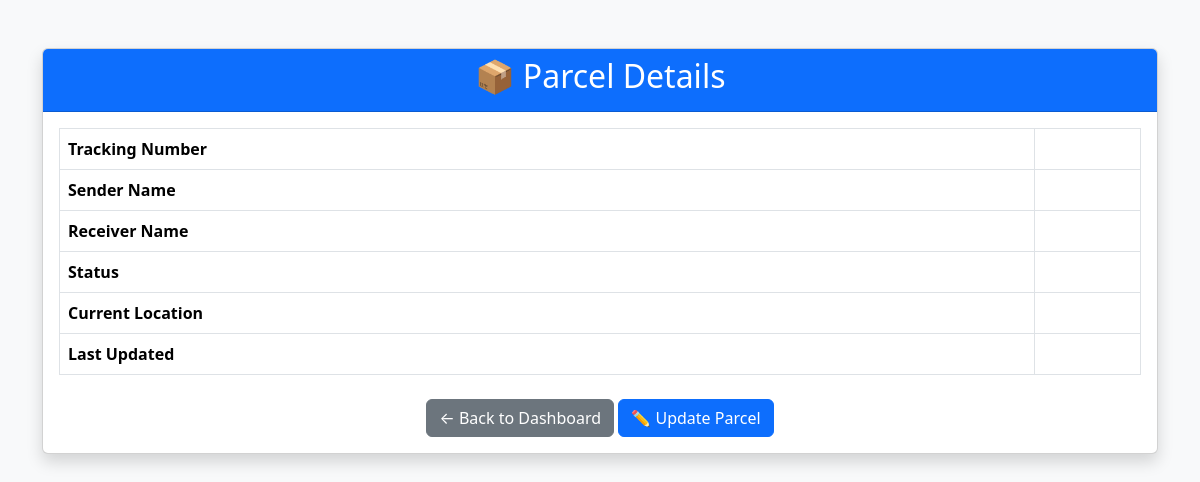
Page /admin/view/12 (signed in) on the earlier database version.
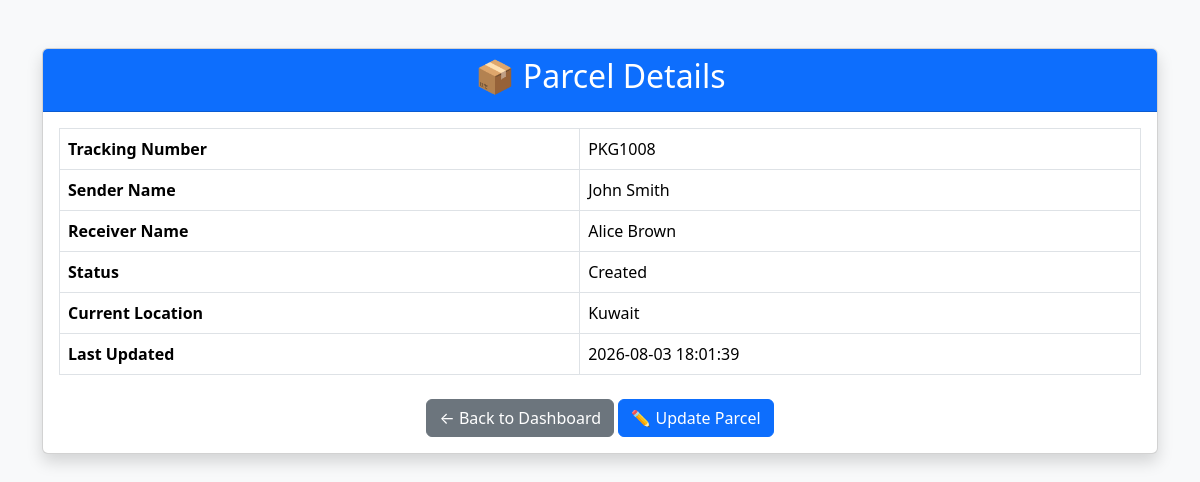
Same page on the later database version.
### tables this page shows
CREATE TABLE parcels (
        id INTEGER PRIMARY KEY AUTOINCREMENT,
        tracking_number TEXT UNIQUE NOT NULL,
        sender_name TEXT,
        receiver_name TEXT,
        status TEXT,
        location TEXT,
        updated_at TEXT
    , receiver_email TEXT, parcel_image TEXT);

### app.py (the view)
@app.route("/admin/view/<int:parcel_id>")
def admin_view(parcel_id):
    if "admin" not in session:
        return redirect(url_for("login"))
    conn = sqlite3.connect("database/parcels.db")
    conn.row_factory = sqlite3.Row
    cursor = conn.cursor()
    cursor.execute(
        "SELECT * FROM parcels WHERE id = ?",
        (parcel_id,)
    )
    parcel = cursor.fetchone()
    conn.close()
    return render_template(
        "admin_view.html",
        parcel=parcel
    )

### templates/admin_view.html (shortened to what this page needs)
<!DOCTYPE html>
<html lang="en">
<head>
    <link rel="stylesheet" href="https://cdn.jsdelivr.net/npm/bootstrap@5.3.3/dist/css/bootstrap.min.css">
</head>
<body class="bg-light">
<div class="container mt-5">
    <div class="card shadow">
        <div class="card-header bg-primary text-white">
            <h2 class="text-center">📦 Parcel Details</h2>
        </div>
        <div class="card-body">
            <table class="table table-bordered">
                <tr>
                    <th>Tracking Number</th>
                    <td>{{ parcel[1] }}</td>
                </tr>
                <tr>
                    <th>Sender Name</th>
                    <td>{{ parcel[2] }}</td>
                </tr>
                <tr>
                    <th>Receiver Name</th>
                    <td>{{ parcel[3] }}</td>
                </tr>
                <tr>
                    <th>Status</th>
                    <td>{{ parcel[4] }}</td>
                </tr>
                <tr>
                    <th>Current Location</th>
                    <td>{{ parcel[5] }}</td>
                </tr>
                <tr>
                    <th>Last Updated</th>
                    <td>{{ parcel[6] }}</td>
                </tr>
            </table>
            <div class="text-center mt-4">
                <a href="/admin" class="btn btn-secondary">
                    ← Back to Dashboard
                </a>
                <a href="/admin/update/{{ parcel[0] }}" class="btn btn-primary">
                    ✏️ Update Parcel
                </a>
            </div>
        </div>
    </div>
</div>
</body>
</html>

Differences in the rows shown:
added parcels: tracking_number "PKG1008", sender_name "John Smith", receiver_name "Alice Brown", status "Created", location "Kuwait", updated_at "2026-08-03 18:01:39"
